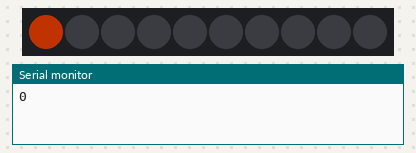
A sketch run on a simulated Arduino Uno, built with avr-gcc and run on an emulated ATmega328P. On the bench: 10 RGB LEDs in strip order, left to right, the last lines printed to the serial monitor. Dim RGB values are drawn brighter than linear.

Above: at 0.06 s.
At 5.09 s:
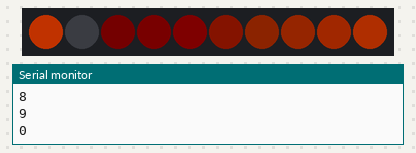
At 9.99 s:
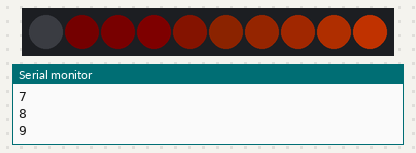
At 19.91 s:
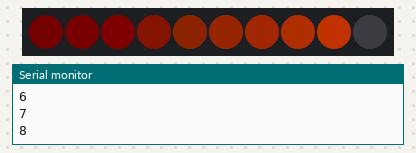
At 29.72 s:
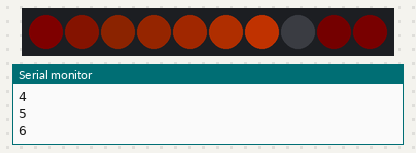
At 39.89 s:
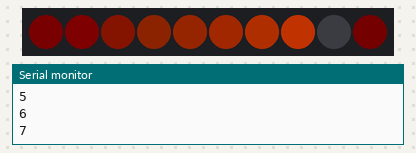

The sketch:

TurnSignal.ino
```cpp
#include <FastLED.h>
//number of LEDs
#define NUM_LEDS 10
#define COLOR_ORDER GRB
#define DATA_PIN 7
CRGB leds [NUM_LEDS];

void setup() {
  FastLED.addLeds<WS2812B, DATA_PIN, COLOR_ORDER>(leds, NUM_LEDS);
  LEDS.setBrightness(84);
  Serial.begin(19200);
}
void fadeall() { for(int i = 0; i < NUM_LEDS; i++) { leds[i].nscale8(4000); } }
void loop() {
  for (int i = 0; i < NUM_LEDS; i++){
    fadeall();
    leds[i] = CRGB::OrangeRed;
    FastLED.show();
    Serial.println(i);
    delay(125);
  }
}
```
